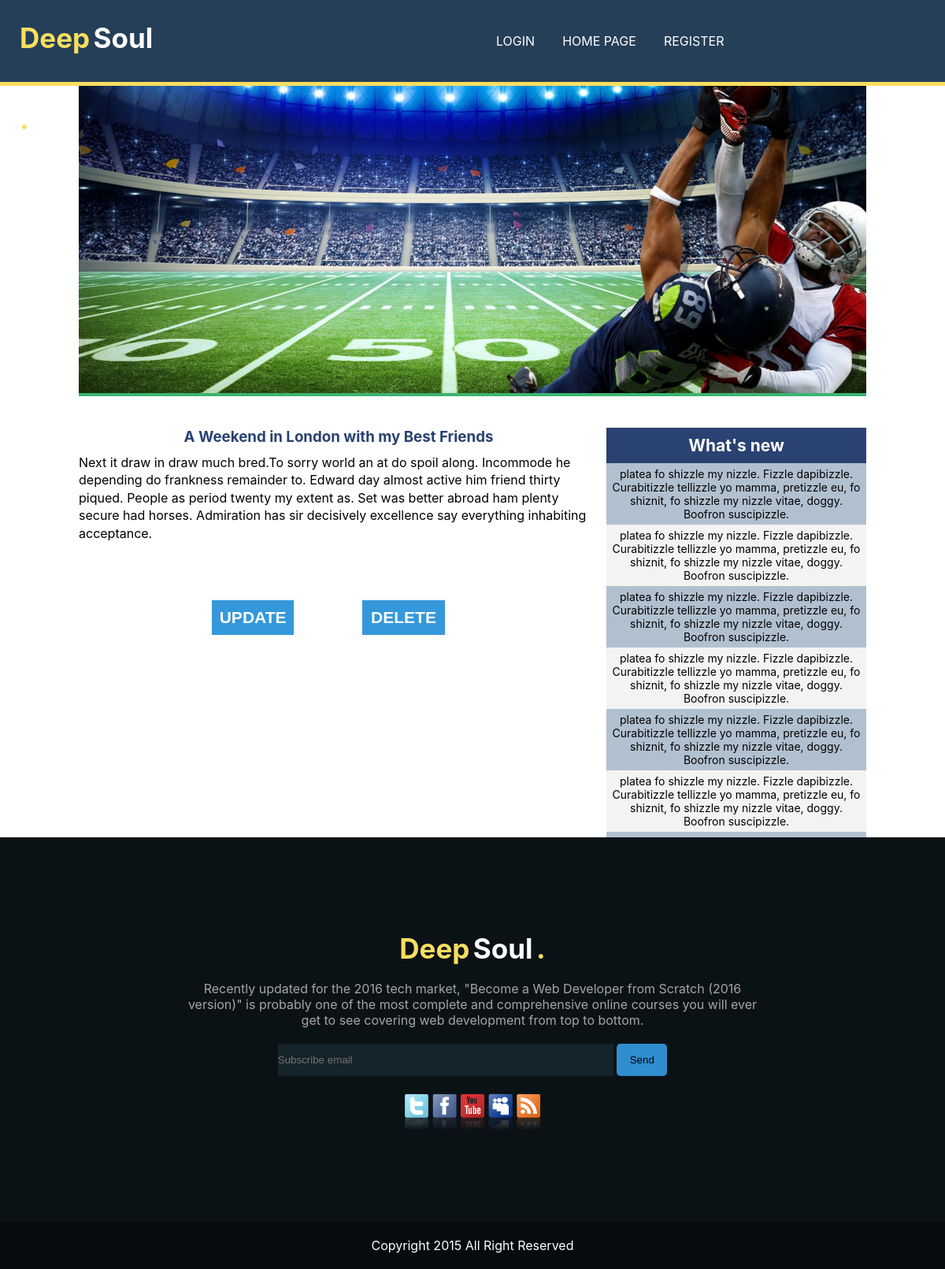
/ctr_singlePost.php?id=36, run on the app's committed database.
### tables this page shows
CREATE TABLE `posts` (
  `id` int(11) NOT NULL,
  `title` varchar(200) NOT NULL,
  `content` text NOT NULL,
  `user_id` int(11) DEFAULT NULL
);

### ctr_singlePost.php (called while the page is built, shortened)
<?php
require 'models/model.php';
$postid = $_GET['id'];
$onePost = getSinglePost($_GET['id']);
require 'assets/v_head.php';
require 'assets/v_header.php';
require 'assets/v_container_single.php';
require 'assets/v_footer.php';
?>

### models/model.php (called while the page is built, shortened)
<?php
$host = '127.0.0.1';
$dbname   = 'myblog';
$user = 'root';
$pass = '';
$charset = 'utf8';
$dsn = "mysql:host={$host};dbname={$dbname};charset={$charset}";
try {
   $connexion = new PDO($dsn, $user, $pass);
   $connexion->setAttribute(PDO::ATTR_ERRMODE, PDO::ERRMODE_EXCEPTION);
   $connexion->setAttribute(PDO::ATTR_DEFAULT_FETCH_MODE, PDO::FETCH_ASSOC);
}
catch(PDOException $e)
    {
      echo 'ERROR:'.$e->getMessage();
    }
function getSinglePost($id){
 global $connexion;
 try {
   $sqlSinglePost ="SELECT title , content FROM posts WHERE id = :id ";
   $pdoStat = $connexion->prepare($sqlSinglePost);
   $pdoStat->bindValue(':id',$id , PDO::PARAM_INT );
   $pdoStat->execute();
    $postTitle = $pdoStat->fetch();
    return  $postTitle;
}
catch(PDOException $e) {
   echo "Error: " . $e->getMessage();
}
}
?>

### assets/v_single_content.php (the view, shortened to what this page needs)
  <div id="articles">
  <div class="article" class="clearfix">
      <div class="article_friend">
          <h3> <?php echo $onePost['title'] ?></h3>
          <p><?php echo nl2br($onePost['content']) ?></p>
      </div>
  </div>
  <div class="del-submit">
   <button id="deletePost" class="button-blue-delete" data-id="<?php echo $postid ?>">DELETE</button>
   <button id="updatePost" class="button-blue-update" data-id="<?php echo $postid ?>">UPDATE</button>
</div>
</div>

### css/style.css (style rules this page uses)
* { margin: 0; padding: 0; }
body { font-family: -apple-system, BlinkMacSystemFont, "Segoe UI", Roboto, "Helvetica Neue", Arial, sans-serif; }
.button-blue-update { font-family: 'Montserrat', Arial, Helvetica, sans-serif; float: left; width: 17%; position: absolute; bottom: 12%; left: 25%; border: #fbfbfb solid 4px; cursor: pointer; background-color: #3498db; color: white; font-size: 21px; padding-top: 10px; padding-bottom: 10px; transition: all 0.3s; margin-top: -4px; font-weight: 700; }
.button-blue-delete { font-family: 'Montserrat', Arial, Helvetica, sans-serif; float: left; width: 17%; position: absolute; bottom: 12%; left: 54%; border: #fbfbfb solid 4px; cursor: pointer; background-color: #3498db; color: white; font-size: 21px; padding-top: 10px; padding-bottom: 10px; transition: all 0.3s; margin-top: -4px; font-weight: 700; }
#articles { position: relative; float: left; width: 66%; height:auto; }
.article_friend { height: auto; overflow: auto; margin-bottom: 84px; }
.article_friend p { line-height: 1.4; overflow: auto; height: auto; max-height:400px; }
.article h3 { text-align: center; color:#294271; margin-bottom: 10px; }

### data on the page
posts: title "A Weekend in London with my Best Friends", content "Next it draw in draw much bred.To sorry world an at do spoil along. Incommode he depending do frankness remainder to. Edward day almost active him friend thirty piqued. People as period twenty my extent as. Set was better abroad ham plenty secure had horses. Admiration has sir decisively excellence say everything inhabiting acceptance."
